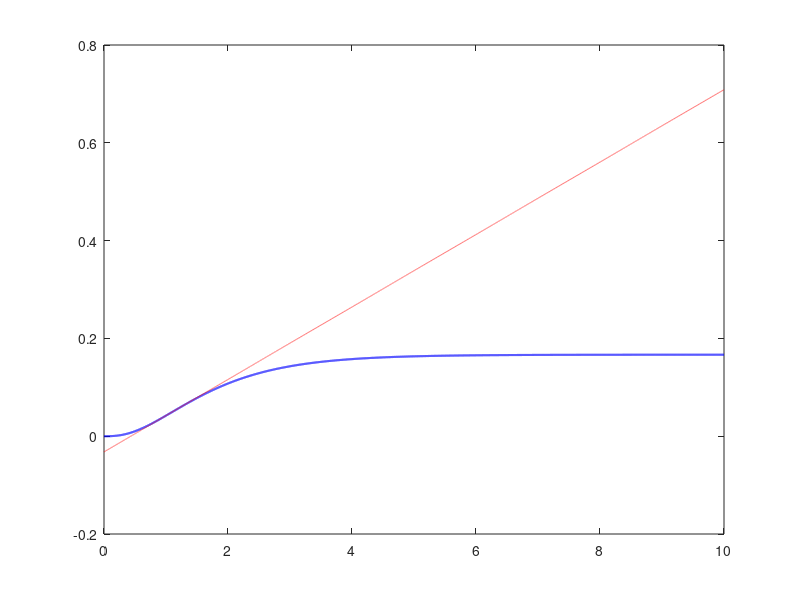

Write MATLAB code to recreate this figure. (Note: this script raises an error after producing the figure.)
%% Ziegler-Nichols Tuning
% Ogata, Modern Control Engineering, Ch. 8: Ziegler-Nichols Rules for
% Tuning PID Controllers
%
% Ziegler and Nichols proposed two empirical rules for choosing
% $K_p,T_i,T_d$ that give roughly a 25% overshoot decay ratio, without
% needing a full mathematical model of the plant.

%% First Method: Reaction Curve (Open-Loop Step Response)
% Applicable to plants whose open-loop unit-step response is
% S-shaped (no integration, no dominant complex poles) -- characterized
% by a *delay time* $L$ and a *time constant* $T$, read from the point of
% inflection's tangent line.
%
% Plant: $G(s)=\frac{1}{(s+1)(s+2)(s+3)}$ (no integrator, S-shaped step
% response).
G = tf(1,conv(conv([1 1],[1 2]),[1 3]));
[y,t] = step(G,0:0.001:10);

% Find the inflection point (max slope) and its tangent line.
dy = gradient(y,t);
[maxslope,idx] = max(dy);
t_infl = t(idx); y_infl = y(idx);

% Tangent line: y = y_infl + maxslope*(t - t_infl); intersects y=0 at L,
% and reaches the final value at L+T.
yfinal = dcgain(G);
L = t_infl - y_infl/maxslope;
T_rc = (yfinal - y_infl)/maxslope + t_infl - L;
fprintf('Reaction curve: L = %.4f, T = %.4f\n', L, T_rc)

figure
plot(t,y,'b','LineWidth',1.5)
hold on
tang = y_infl + maxslope*(t-t_infl);
plot(t,tang,'r--')
yline(yfinal,'k:')
xline(L,'g:'); xline(L+T_rc,'g:')
hold off
ylim([0 1.2*yfinal])
title('Reaction-Curve Method: $L$ and $T$','Interpreter','latex','FontSize',20)
ylabel('$y(t)$','Interpreter','latex','FontSize',20)
set(get(gca, 'YLabel'), 'Rotation', 0)
xlabel('$t$','Interpreter','latex','FontSize',20)

%%
% Ziegler-Nichols first-method tuning table:
%
% P:   $K_p = T/L$
%
% PI:  $K_p = 0.9T/L,\ T_i = L/0.3$
%
% PID: $K_p = 1.2T/L,\ T_i = 2L,\ T_d = 0.5L$
Kp_zn1 = 1.2*T_rc/L;
Ti_zn1 = 2*L;
Td_zn1 = 0.5*L;
fprintf('ZN Method 1 PID: Kp=%.4f, Ti=%.4f, Td=%.4f\n', Kp_zn1, Ti_zn1, Td_zn1)

Gc1 = tf(Kp_zn1*[Td_zn1 1 1/Ti_zn1],[1 0]);
T1 = feedback(Gc1*G,1);
figure
step(T1)
title('ZN Method 1: Closed-Loop PID Step Response','Interpreter','latex','FontSize',20)
ylabel('$y(t)$','Interpreter','latex','FontSize',20)
set(get(gca, 'YLabel'), 'Rotation', 0)
xlabel('$t$','Interpreter','latex','FontSize',20)

%% Second Method: Ultimate Gain / Ultimate Period (Closed-Loop)
% Applicable more generally: with only proportional control in the loop,
% raise $K_p$ until the closed-loop response is a sustained oscillation
% (marginal stability). That gain is $K_{cr}$, and the oscillation
% period is $P_{cr}$.
%
% For $G(s)=\frac{1}{(s+1)(s+2)(s+3)}$, the characteristic equation under
% proportional gain $K$ is $(s+1)(s+2)(s+3)+K=0$, i.e.
% $s^3+6s^2+11s+(6+K)=0$. By Routh's array, the marginal-stability gain
% is found from the $s^1$ row: $\frac{6\times11-(6+K)}{6}=0 \Rightarrow K=60$.
Kcr = 60;
fprintf('Ultimate gain Kcr = %.4f\n', Kcr)

% At K=Kcr the auxiliary equation 6s^2+(6+Kcr)=0 gives the oscillation
% frequency.
omega_cr = sqrt((6+Kcr)/6);
Pcr = 2*pi/omega_cr;
fprintf('Ultimate period Pcr = %.4f s (omega_cr = %.4f rad/s)\n', Pcr, omega_cr)

T_marginal = feedback(Kcr*G,1);
figure
impulse(T_marginal,0:0.01:10)
title('Sustained Oscillation at $K=K_{cr}$ (Verifying $P_{cr}$)','Interpreter','latex','FontSize',20)
ylabel('$y(t)$','Interpreter','latex','FontSize',20)
set(get(gca, 'YLabel'), 'Rotation', 0)
xlabel('$t$','Interpreter','latex','FontSize',20)

%%
% Ziegler-Nichols second-method tuning table:
%
% P:   $K_p = 0.5K_{cr}$
%
% PI:  $K_p = 0.45K_{cr},\ T_i = P_{cr}/1.2$
%
% PID: $K_p = 0.6K_{cr},\ T_i = 0.5P_{cr},\ T_d = 0.125P_{cr}$
Kp_zn2 = 0.6*Kcr;
Ti_zn2 = 0.5*Pcr;
Td_zn2 = 0.125*Pcr;
fprintf('ZN Method 2 PID: Kp=%.4f, Ti=%.4f, Td=%.4f\n', Kp_zn2, Ti_zn2, Td_zn2)

Gc2 = tf(Kp_zn2*[Td_zn2 1 1/Ti_zn2],[1 0]);
T2 = feedback(Gc2*G,1);

figure
hold on
step(T1)
step(T2)
hold off
legend('Method 1 (Reaction Curve)','Method 2 (Ultimate Gain)','Interpreter','latex','FontSize',14)
title('Ziegler-Nichols: Method 1 vs. Method 2 PID Tuning','Interpreter','latex','FontSize',20)
ylabel('$y(t)$','Interpreter','latex','FontSize',20)
set(get(gca, 'YLabel'), 'Rotation', 0)
xlabel('$t$','Interpreter','latex','FontSize',20)
